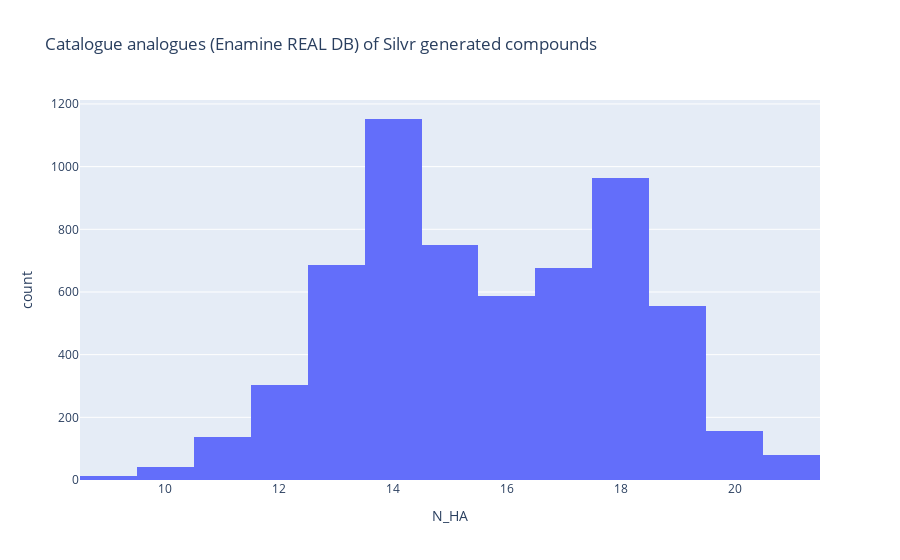

This figure's notebook cell:
### Code cell
import plotly.express as px

px.histogram(placements.loc[placements.N_HA > 0].sort_values('N_HA'), x='N_HA',
             title='Catalogue analogues (Enamine REAL DB) of Silvr generated compounds'
            )

### Figure 1 — Plotly figure (JSON) as saved in the notebook; plotly's stock layout.template omitted (floating-point values rounded to 4 significant figures; data arrays with more than 128 entries replaced by an {"elided": "..."} marker saying what was removed)
{"data": [{"alignmentgroup": "True", "bingroup": "x", "hovertemplate": "N_HA=%{x}<br>count=%{y}<extra></extra>", "legendgroup": "", "marker": {"color": "#636efa", "pattern": {"shape": ""}}, "name": "", "offsetgroup": "", "orientation": "v", "showlegend": false, "type": "histogram", "x": {"elided": "6104 int values"}, "xaxis": "x", "yaxis": "y"}], "layout": {"autosize": true, "barmode": "relative", "legend": {"tracegroupgap": 0}, "title": {"text": "Catalogue analogues (Enamine REAL DB) of Silvr generated compounds"}, "xaxis": {"anchor": "y", "autorange": true, "domain": [0, 1], "range": [8.5, 21.5], "title": {"text": "N_HA"}, "type": "linear"}, "yaxis": {"anchor": "x", "autorange": true, "domain": [0, 1], "range": [0, 1213.0], "title": {"text": "count"}}}}
